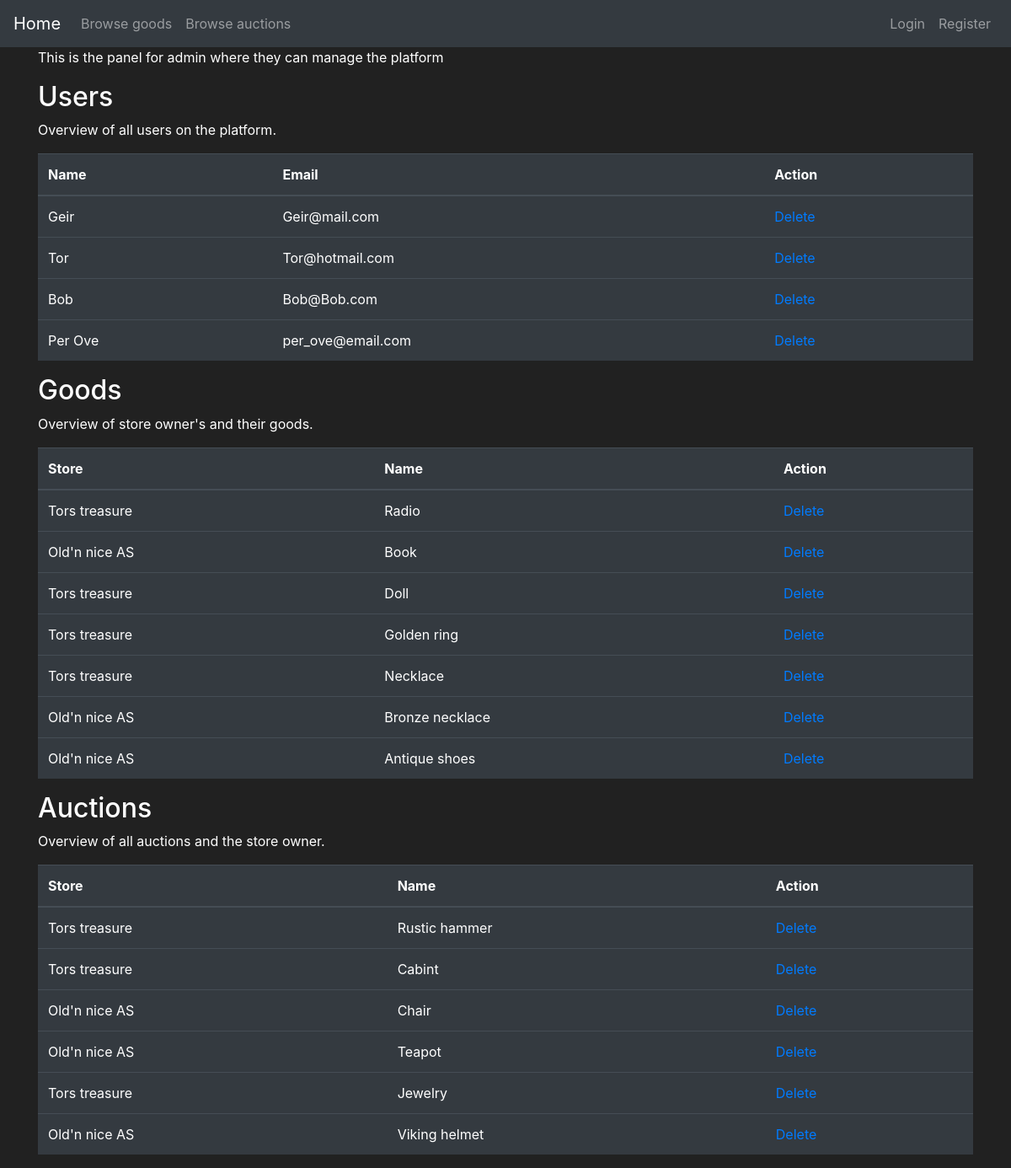
Before: /admin_panel with the older database file.
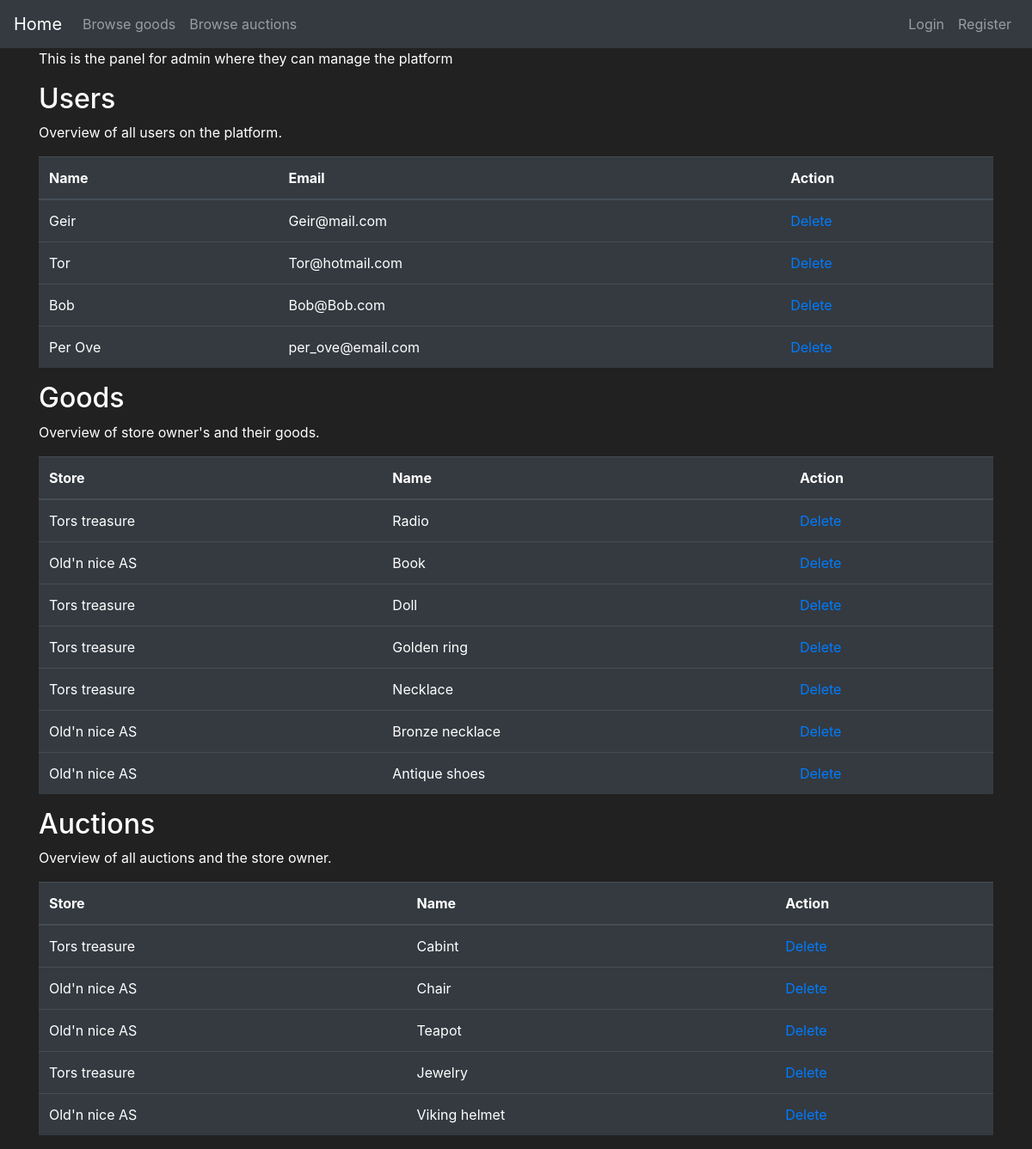
After: the same page with the newer database file.
### app_flask/models.py (models this page shows, shortened)
class User(db.Model, UserMixin):
    id = db.Column(db.Integer(), primary_key=True)
    username = db.Column(db.String(length=25), nullable=False, unique=True)
    email = db.Column(db.String(length=60), nullable=False, unique=True)
    password_hash = db.Column(db.String(length=60), nullable=False)
    profile_type = db.Column(db.Boolean(), nullable=False, default=False)
    cash = db.Column(db.Integer(), nullable=False, default=2000)
    date_created = db.Column(db.DateTime(), default=datetime.utcnow)
    goods = db.relationship('Goods', backref='goods_owned_by_user', lazy=True)
    store = db.relationship('Store', backref='store_owner', lazy=True)
    @property
    def password(self):
        return self.password

class Goods(db.Model):
    id = db.Column(db.Integer, primary_key=True)
    name = db.Column(db.String(30), nullable=False)
    description = db.Column(db.String(70), unique=False, nullable=False)
    price = db.Column(db.Integer, unique=False, nullable=False)
    product_number = db.Column(db.String(length=6), nullable=False, unique=True)
    goods_type = db.Column(db.Boolean(), nullable=False, default=False)
    date_created = db.Column(db.DateTime(), default=datetime.utcnow)
    user_owner = db.Column(db.Integer(), db.ForeignKey('user.id'))
    store_owner = db.Column(db.Integer(), db.ForeignKey('store.id'))

class Store(db.Model):
    id = db.Column(db.Integer(), primary_key=True)
    store_name = db.Column(db.String(length=30), nullable=False, unique=True)
    street_address = db.Column(db.String(length=40), nullable=False)
    street_number = db.Column(db.Integer(), nullable=False)
    postal_code = db.Column(db.Integer(), nullable=False)
    province = db.Column(db.String(length=50), nullable=False)
    store_email = db.Column(db.String(length=50), nullable=False, unique=True)
    store_phone = db.Column(db.Integer(), nullable=False)
    date_created = db.Column(db.DateTime(), default=datetime.utcnow)
    user_owner = db.Column(db.Integer(), db.ForeignKey('user.id'))
    goods = db.relationship('Goods', backref='owned_store', lazy=True)

### app_flask/main/routes.py (the view)
@bp.route('/admin_panel', methods=['GET', 'POST'])
def display_admin_panel():
    buy_form = BuyGoodsForm()
    db_users = show_users_from_db()
    auction_form = AuctionGoodsForm()
    items = db.session.query(Goods, Store).filter(and_(Store.id == Goods.store_owner, Goods.goods_type == 0)).all()
    auction_items = db.session.query(Goods, Store).filter(
        and_(Store.id == Goods.store_owner, Goods.goods_type == 1)).all()
    return render_template('adminPanel.html', db_users=db_users, items=items, auction_items=auction_items,
                           buy_form=buy_form, auction_form=auction_form)

### app_flask/__init__.py (called while the page is built)
def create_app():
    app = Flask(__name__)
    app.config['SQLALCHEMY_DATABASE_URI'] = 'sqlite:///appDB.db'
    app.config['SECRET_KEY'] = '5f4b0959c458e6b06c51097e'
    app.config['UPLOADE_FOLDER'] = picFolder
    db.init_app(app)
    bcrypt.init_app(app)
    login_manager.init_app(app)
    from app_flask.auth import bp as auth_bp
    app.register_blueprint(auth_bp)
    from app_flask.main import bp as main_bp
    app.register_blueprint(main_bp)
    return app

### app_flask/main/use_cases.py (called while the page is built)
def show_users_from_db():
    app = create_app()
    ctx = app.app_context()
    ctx.push()
    user_query = User.query.filter(User.username.isnot("Admin"))
    ctx.pop()
    return user_query

### app_flask/templates/adminPanel.html (shortened to what this page needs)
{% extends 'base.html' %}
{% block content %}
<div class="container">
    <p>This is the panel for admin where they can manage the platform</p>
</div>
<div class="container">
    <h2>Users</h2>
    <p>Overview of all users on the platform.</p>
    <table class="table table-hover table-dark">
        <thead>
            <tr>
                <th scope="col">Name</th>
                <th scope="col">Email</th>
                <th scope="col">Action</th>
            </tr>
        </thead>
        <tbody>
            {% for users in db_users %}
            <tr>
                <td class=".table-striped">{{ users.username}}</td>
                <td class=".table-striped">{{ users.email}}</td>
                <td class=".table-striped"><a href="{{ url_for('main.delete_user', id=users.id)}}">Delete</a></td>
            </tr>
            {% endfor %}
        </tbody>
    </table>
</div>
<div class="container">
    <h2>Goods</h2>
    <p>Overview of store owner's and their goods.</p>
    <table class="table table-hover table-dark">
        <thead>
            <tr>
                <th scope="col">Store</th>
                <th scope="col">Name</th>
                <th scope="col">Action</th>
            </tr>
        </thead>
        <tbody>
            {% for item, store in items %}
            <tr>
                <td class=".table-striped">{{store.store_name}}</td>
                <td class=".table-striped">{{item.name}}</td>
                <td class=".table-striped"><a href="{{ url_for('main.delete_goods', id=item.id)}}">Delete</a></td>
            </tr>
            {% endfor %}
        </tbody>
    </table>
</div>
<div class="container">
    <h2>Auctions</h2>
    <p>Overview of all auctions and the store owner.</p>
    <table class="table table-hover table-dark">
        <thead>
        <tr>
            <th scope="col">Store</th>
            <th scope="col">Name</th>
            <th scope="col">Action</th>
        </tr>
        </thead>
        <tbody>
        {% for item, store in auction_items %}
        <tr>
            <td class=".table-striped">{{store.store_name}}</td>
            <td class=".table-striped">{{item.name}}</td>
            <td class=".table-striped"><a href="{{ url_for('main.delete_goods', id=item.id)}}">Delete</a></td>
            {% endfor %}
        </tr>
        </tbody>
    </table>
</div>
{% endblock %}

Changed rows visible on the page:
no longer on this page (row edited): Goods: store_name "Tors treasure", name "Rustic hammer", shown under "Auctions"
